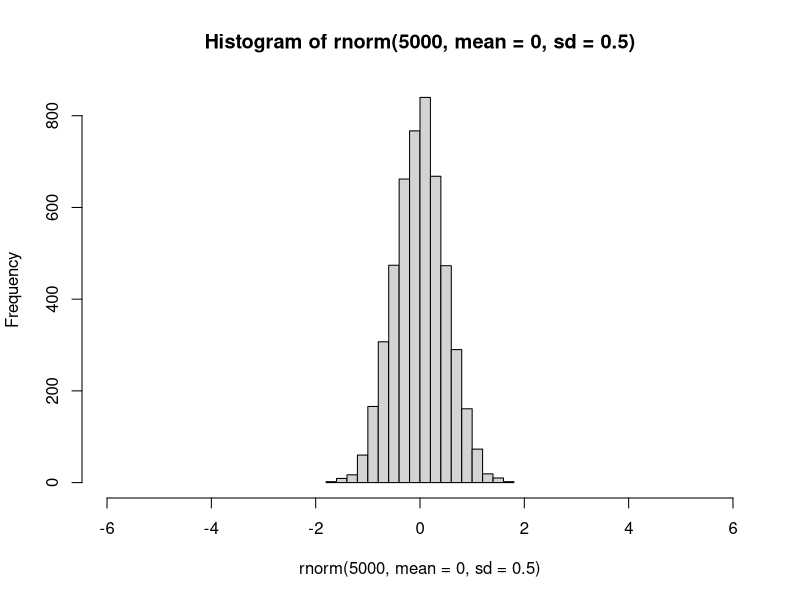

The R source for this figure:


norm5 <- rnorm(5, mean = 0, sd = 1)

hist(rnorm(5000, mean = 0, sd = .5),
     xlim = c(-6, 6))

install.packages("rio")

here::here()

tdf_data <- read.csv(here::here("labs", "Lab 4 - Z-Scores", "tour_de_france.csv"))

tdf_data <- rio::import(here::here("labs", "Lab 4 - Z-Scores", "tour_de_france.csv"))



head(tdf_data)
summary(tdf_data)
names(tdf_data)

















